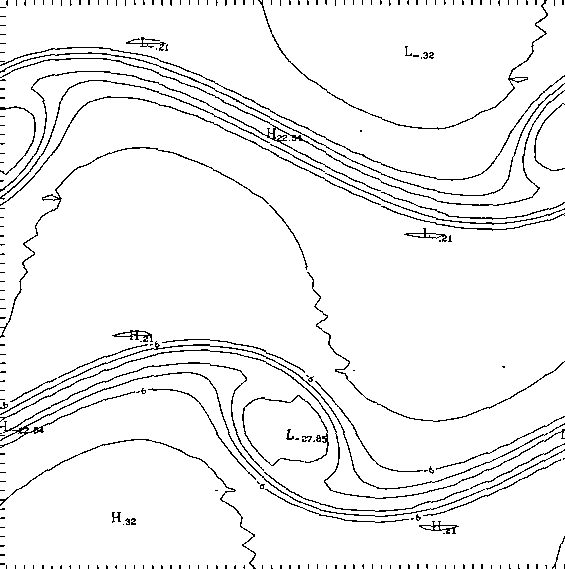
#> input picture brown/ref/fig2_A.png, 565 x 569 px; its folder holds 4 pictures in this run
$ python make_comparison.py
#> lines starting #> are read from the running program, lines starting #| are printed output that depends on the picture
#!/usr/bin/env python3
"""Build side-by-side comparison: paper Fig 2,3 vs computed results."""
import numpy as np
import matplotlib
matplotlib.use('Agg')
import matplotlib.pyplot as plt
from PIL import Image

BS = 8

def read_vort(path, N):
    nblk = (N // BS) ** 2
    data = np.fromfile(path, dtype=np.float64)
    assert data.size == nblk * BS * BS, f"Expected {nblk*BS*BS}, got {data.size}"
    nb = N // BS
    grid = np.zeros((N, N))
    for b in range(nblk):
        bx = b % nb
        by = b // nb
        blk = data[b * BS * BS : (b + 1) * BS * BS].reshape(BS, BS)
        grid[by * BS:(by + 1) * BS, bx * BS:(bx + 1) * BS] = blk
    return grid


def plot_vort(ax, w, N):
    h = 1.0 / N
    x = np.linspace(h / 2, 1 - h / 2, N)
    y = np.linspace(h / 2, 1 - h / 2, N)
    X, Y = np.meshgrid(x, y)
    levels = np.arange(-36, 37, 6)
    levels = levels[levels != 0]
    ax.contour(X, Y, w, levels=levels, colors='k', linewidths=1.2, linestyles='solid')
    ax.set_xlim(0, 1)
    ax.set_ylim(0, 1)
    ax.set_aspect('equal')
    ax.set_xticks([])
    ax.set_yticks([])


fig, axes = plt.subplots(3, 4, figsize=(16, 12))

resolutions = [64, 128, 256]
paper_labels = {64: 'A', 128: 'B', 256: 'C'}

for row, N in enumerate(resolutions):
    run_dir = f"run{N}"
    label = paper_labels[N]

    for col_pair, (fig_name, dump_idx, time_label) in enumerate([
        ('fig2', 2, 't=0.8'), ('fig3', 3, 't=1.2')
    ]):
        paper_col = col_pair * 2
        comp_col = col_pair * 2 + 1

        # Paper image
        img_path = f"ref/{fig_name}_{label}.png"
        try:
            img = Image.open(img_path)
#> img is the input picture: PIL image 565x569 L; 95.1% white; black in thin lines or dots
            axes[row, paper_col].imshow(img, cmap='gray', aspect='equal')
        except:
            pass
        axes[row, paper_col].set_xticks([])
        axes[row, paper_col].set_yticks([])

        # Computed
        vort_path = f"{run_dir}/{dump_idx:08d}.vort.raw"
        try:
            w = read_vort(vort_path, N)
            plot_vort(axes[row, comp_col], w, N)
        except:
            pass

    # Row label
    axes[row, 0].set_ylabel(f"{N}", fontsize=12, fontweight='bold')

# Column headers only
axes[0, 0].set_title("Paper t=0.8", fontsize=11)
axes[0, 1].set_title("Computed t=0.8", fontsize=11)
axes[0, 2].set_title("Paper t=1.2", fontsize=11)
axes[0, 3].set_title("Computed t=1.2", fontsize=11)

fig.tight_layout()
fig.savefig("comparison.png", dpi=200, bbox_inches='tight')
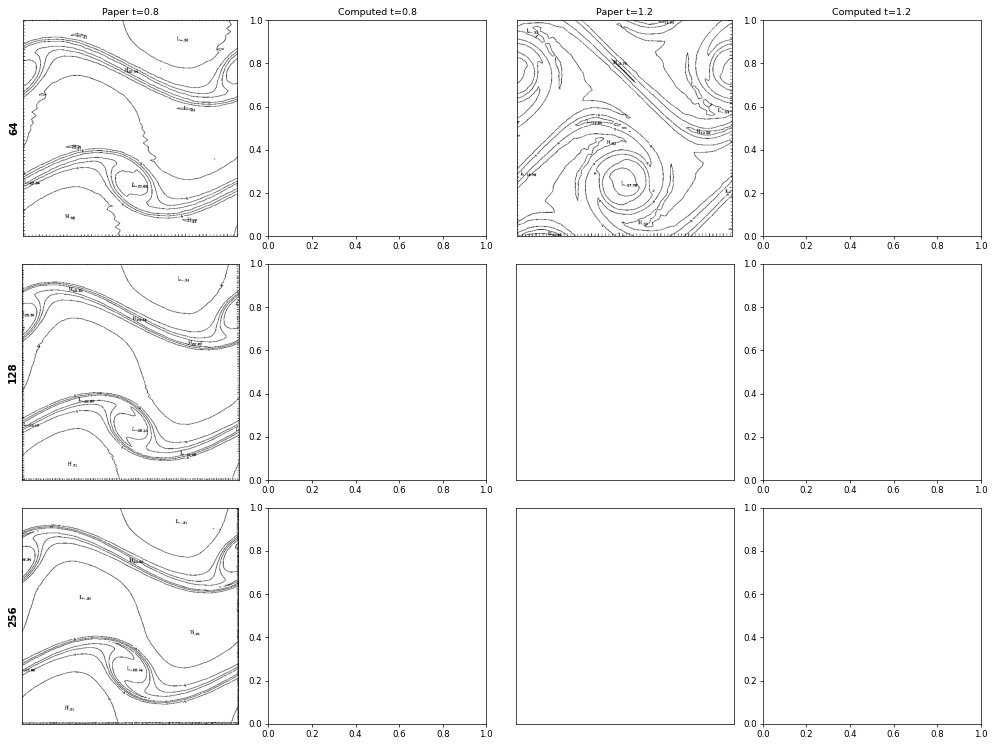
#> figure drawn by matplotlib, 4 panels
print("Saved comparison.png")
